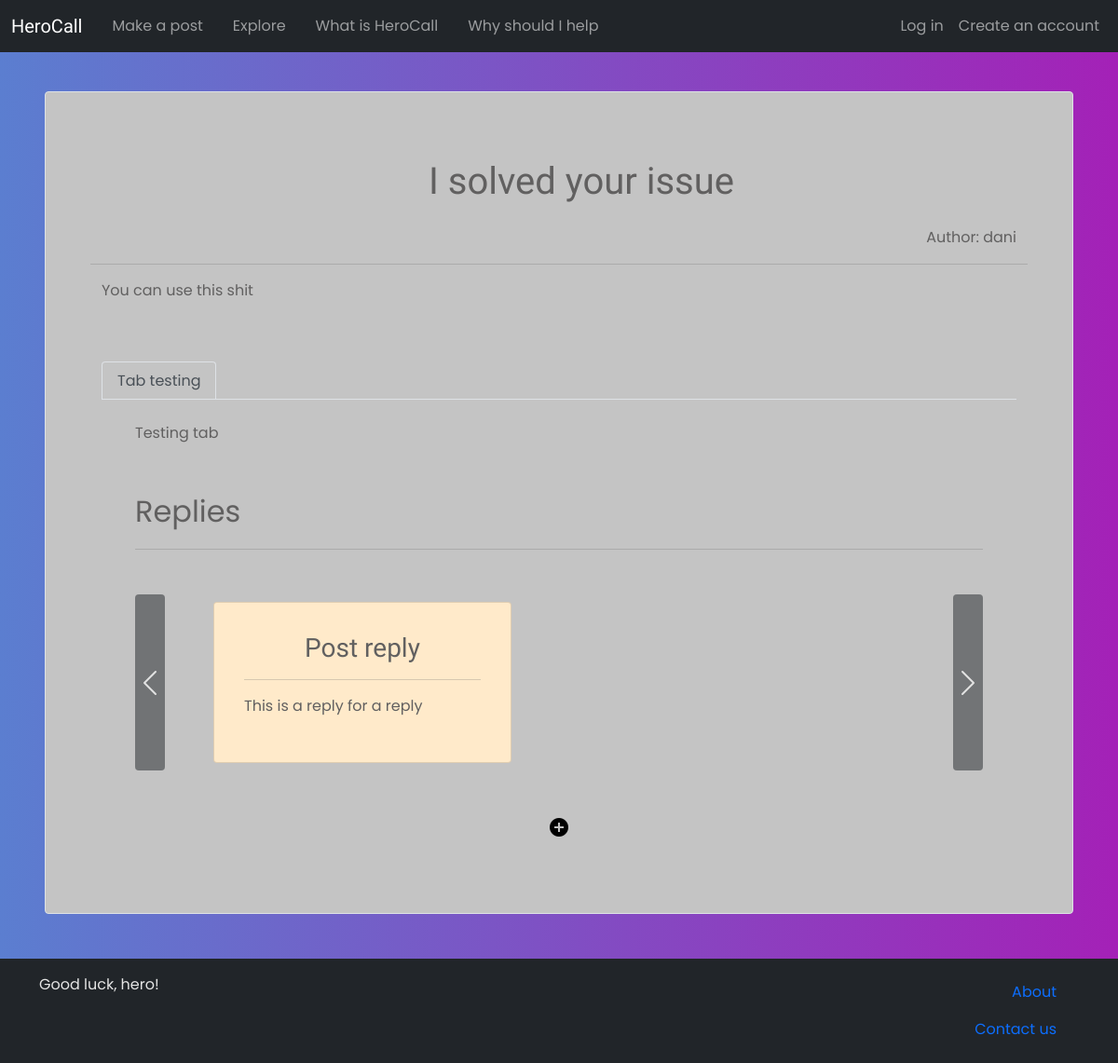
Page /post/2/ on the earlier database version.
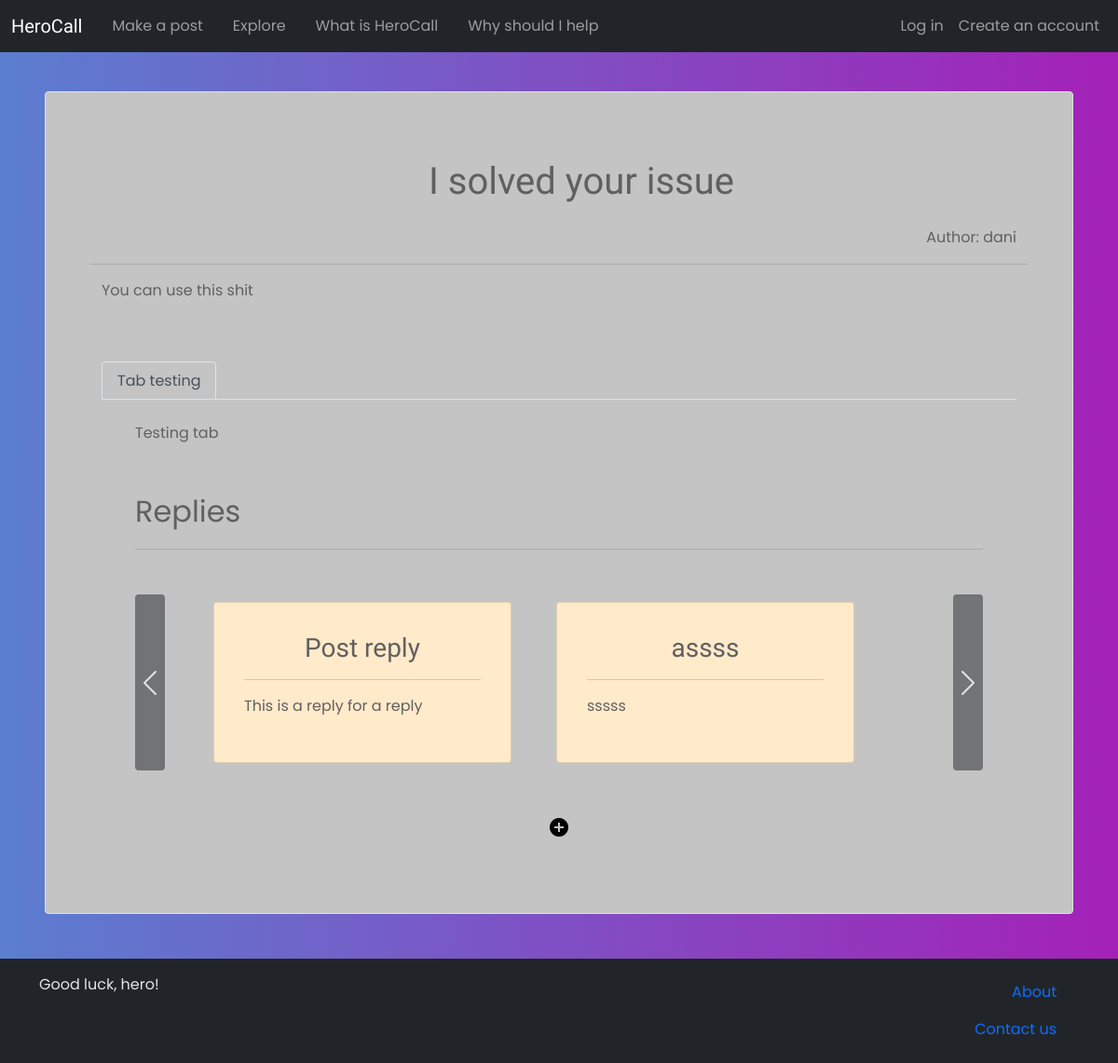
Same page on the later database version.
### main/models.py (models this page shows, shortened)
class Tab(models.Model):
    title = models.CharField(max_length=120)
    text = models.CharField(max_length=2000)
    post = models.ForeignKey(Post, on_delete=models.CASCADE)

class Post(models.Model):
    title = models.CharField(max_length=120)
    text = models.CharField(max_length=2000)
    author = models.ForeignKey(User, on_delete=models.PROTECT)
    reply_tab = models.IntegerField(null=True, blank=True)

### main/views.py (the view)
# urls.py: path('post/<int:id>/', post, name="post"),
def post(request, id):
    main_post = Post.objects.all().get(id=id)
    posts = Post.objects.all()
    tabs = Tab.objects.all().filter(post=main_post)
    content = {
        'main_post':main_post,
        'posts':posts,
        'tabs':tabs,
    }
    return render(request, 'post.html', content)

### main/templatetags/hero_comments.py (called while the page is built)
@register.filter
def org_replies(replies, tab_id):
    i = 0
    views = []
    for reply in replies:
        if reply.reply_tab == tab_id:
            if i % 3 == 0:
                views.append([reply])
            else:
                views[len(views)-1].append(reply)
            i += 1
    return views

@register.simple_tag
def get_tabs(post):
    response = "<select class='form-select' onchange='select_tab(this)'><option selected>Select tab</options>"
    tabs = Tab.objects.all().filter(post=post)
    if len(tabs) == 0:
        return ""
    for tab in tabs:
        response += f'<option value="rtab_{tab.id}">{tab.title}</option>'
    response += "</select>"
    return format_html(response)

### main/templates/post.html
{% extends 'base.html' %}
{% block content %}
<div class='container'>
    <div class='row border p-5 post rounded'>
        <h1 class='text-center m-4 post-title'>{{main_post.title}}</h1>
        <p class='text-end'>Author: {{main_post.author}}</p>
        <hr>
        <p>{{main_post.text}}</p>
        <nav class='mt-5'>
            <div class="nav nav-tabs" id="nav-tab" role="tablist">
                {% for tab in tabs %}
                    {% if forloop.first %}
                        <button class="nav-link active" id="nav-{{tab.title|cut:' ' }}-tab" data-bs-toggle="tab" data-bs-target="#nav-{{tab.title|cut:' ' }}" type="button" role="tab" aria-controls="nav-{{tab.title|cut:' ' }}" aria-selected="true">{{tab.title}}</button>
                    {% else %}
                        <button class="nav-link" id="nav-{{tab.title|cut:' '}}-tab" data-bs-toggle="tab" data-bs-target="#nav-{{tab.title|cut:' ' }}" type="button" role="tab" aria-controls="nav-{{tab.title|cut:' ' }}" aria-selected="false">{{tab.title}}</button>
                    {% endif %}
                {% endfor %}
            </div>
        </nav>
        <div class="tab-content py-4 px-5" id="nav-tabContent">
            {% for tab in tabs %}
                {% if forloop.first %}
                    <div class="tab-pane fade show active" id="nav-{{tab.title|cut:' ' }}" role="tabpanel" aria-labelledby="nav-{{tab.title|cut:' '}}-tab">
                        {% include 'builder/tabs_content.html' %}
                    </div>
                {% else %}
                    <div class="tab-pane fade" id="nav-{{tab.title|cut:' ' }}" role="tabpanel" aria-labelledby="nav-{{tab.title|cut:' ' }}-tab">
                        {% include 'builder/tabs_content.html' %}
                    </div>
                {% endif %}
            {% endfor %}
        </div>
    </div>
</div>
{% endblock %}

### main/templates/builder/tabs_content.html
{{tab.text}}
<div class='mb-3 mt-5 fs-2'>Replies</div>
<hr>
{% include 'builder/horiz.html' %}
<div class='d-flex justify-content-center'>
    <form action="{% url 'make_post' %}" class='mt-3'>
        <button type="submit" class="border-0 bg-transparent"><input type="text" name='reply' class='d-none' value="{{ tab.id }}"><span class="material-icons">add_circle</span></button>
    </form>
</div>

### main/templates/builder/horiz.html (shortened to what this page needs)
{% load hero_comments %}
<div id="carouselExampleControls-{{tab.title|cut:' ' }}" class="carousel slide" data-bs-interval=false>
    <div class="carousel-inner mx-5">
        {% for view in posts|org_replies:tab.id %}
            {% if forloop.first %}
                <div class="carousel-item active">
                    {% include 'builder/item.html' %}
                </div>
            {% else %}
                <div class="carousel-item">
                    {% include 'builder/item.html' %}
                </div>
            {% endif %}
        {% endfor %}
    </div>
    <button class="carousel-control-prev bg-dark rounded reply-button" type="button" data-bs-target="#carouselExampleControls-{{tab.title|cut:' ' }}" data-bs-slide="prev">
    <span class="carousel-control-prev-icon" aria-hidden="true"></span>
    </button>
    <button class="carousel-control-next bg-dark rounded reply-button"  type="button" data-bs-target="#carouselExampleControls-{{tab.title|cut:' ' }}" data-bs-slide="next">
    <span class="carousel-control-next-icon" aria-hidden="true"></span>
    </button>
</div>

### main/templates/builder/item.html
<div class='row mt-3 px-4'>
    <ul class="nav nav-pills mb-3" id="pills-tab" role="tablist">
        {% for reply in view %}
            <li class="nav-item" role="presentation">
                <div id="pills-{{reply.title|cut:' '}}-tab" data-bs-toggle="pill" data-bs-target="#pills-{{reply.title|cut:' '}}" type="button" role="tab" aria-controls="pills-{{reply.title|cut:' '}}" aria-selected="true">
                    {% include 'builder/post_prev.html' with post=reply selected='focused' %}
                </div>
            </li>
        {% endfor %}
    </ul>
</div>

### main/templates/builder/post_prev.html (shortened to what this page needs)
{% load hero_comments %}
<div class="card m-4 p-3 post-preview rounded" style="width: 20rem;" onclick="{% if selected == 'focused' %}focused(this){% endif %}">
    <div class="card-body">
        <div class='row'>
            <h5 class="card-title my-0 text-center">
                <a href="{% url 'post' id=post.id %}" class='text-decoration-none fs-3'>{{post.title}}</a>
            </h5>
        </div>
        <hr>
        <div class='row'>
            <p>{{post.text}}</p>
        </div>
    </div>
</div>

Differences in the rows shown:
added Post: title "assss", text "sssss"
